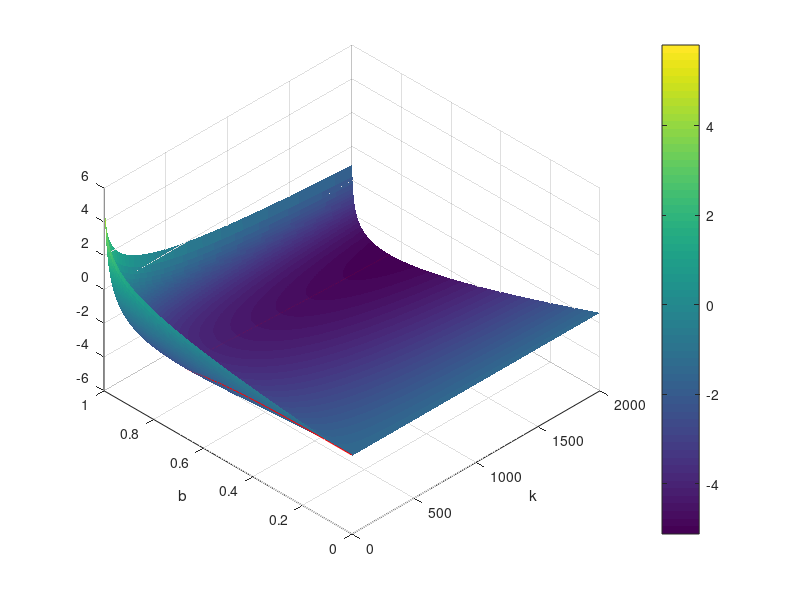

This chart was generated by the following MATLAB code:
k1 = 2:1:2000;
b1 = 0:1e-3:1;
b1 = b1(2:length(b1)-1); % since b can't take 0 or 1
[k, b] = meshgrid(k1, b1);
Z = ((2./k).^b)./((1-b).*(4-b));
plt = surfc(k,b,log(Z),log(Z));
xlabel('k');
ylabel('b');
% zlabel('log(...)');
hold on;
plot3(k(log(Z)==min(log(Z))),b(log(Z)==min(log(Z))),min(log(Z)),"r");
hold off;
set(plt,"LineStyle","none");
colorbar;
view(-45,45);